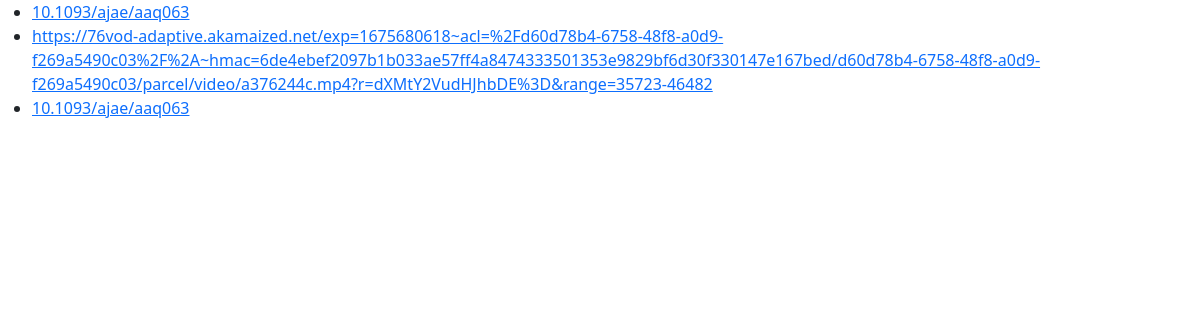
The page /urls/ (signed in) on the database its author committed.
### blogsite/models.py (models this page shows, shortened)
class Post(models.Model):
    title = models.TextField()
    author = models.ForeignKey(User, on_delete=models.CASCADE)
    body = models.TextField()
    url = models.URLField(default="10.1093/ajae/aaq063")

### blogsite/views.py (the view)
# urls.py: path('urls/', views.url_list, name='url_list'),
def url_list(request):
    urls =   Post.objects.filter(author=request.user)
    return render(request, 'url_list.html', {'urls': urls})

### blogsite/templates/url_list.html (shortened to what this page needs)
<!DOCTYPE html>
<html>
    <head>
        <link href="https://cdn.jsdelivr.net/npm/bootstrap@5.3.2/dist/css/bootstrap.min.css" rel="stylesheet">
    </head>
    <body>
        <ul>
            {% for urls in urls %}
                <li><a href="{{ urls.url }}">{{ urls.url }}</a></li>
            {% endfor %}
        </ul>
        <link href="https://cdn.jsdelivr.net/npm/bootstrap@5.3.2/dist/css/bootstrap.min.css" rel="stylesheet">
    </body>
</html>

### rows shown on the page
Post: url "10.1093/ajae/aaq063"
Post: url "https://76vod-adaptive.akamaized.net/exp=1675680618~acl=%2Fd60d78b4-6758-48f8-a0d9-f269a5490c03%2F%2A~hmac=6de4ebef2097b1b033ae57ff4a8474333501353e9829bf6d30f330147e167bed/d60d78b4-6758-48f8-a0d9-f269a5490c03/parcel/video/a376244c.mp4?r=dXMtY2VudHJhbDE%3D&range=35723-46482"
Post: url "10.1093/ajae/aaq063"
